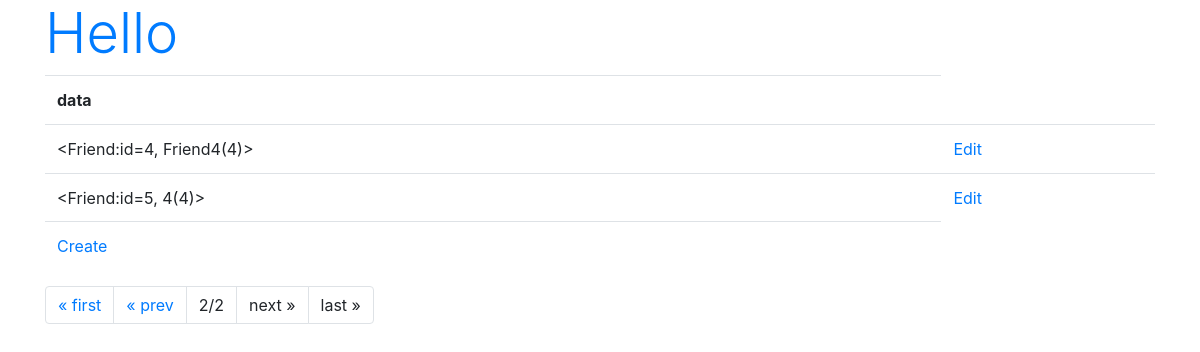
Page /telme/2 on the committed database.
### telme/models.py (models this page shows)
class Friend(models.Model):
    name = models.CharField(max_length=100)
    mail = models.EmailField(max_length=200)
    gender = models.BooleanField()
    age = models.IntegerField(default=0)
    birthday = models.DateField()
    def __str__(self):
        return '<Friend:id=' + str(self.id) + ', ' + \
            self.name + '(' + str(self.age) + ')>'

### telme/views.py (the view)
# urls.py: path('', views.index, name='index'),
def index(request, num=1):
    data = Friend.objects.all()
    page = Paginator(data, 3)
    params = {
        'title': 'Hello',
        'message':'',
        'data': page.get_page(num),
    }
    return render(request, 'telme/index.html', params)

### telme/templates/telme/index.html (shortened to what this page needs)
{% load static %}
<!doctype html>
<html lang="ja">
<head>
    <link rel="stylesheet"
    href="https://stackpath.bootstrapcdn.com/bootstrap/4.3.1/css/bootstrap.min.css"
>
</head>
<body class="container">
    <h1 class="display-4 text-primary">
        {{title}}</h1>
    <table class="table">
        <tr>
            <th>data</th>
        </tr>
    {% for item in data %}
        <tr>
            <td>{{item}}</td>
            <td><a href="{% url 'edit' item.id %}">Edit</a></td>
        <tr>
    {% endfor %}
        <tr>
            <td><a href="{% url 'create' %}">Create</a></td>
    </table>
    <ul class="pagination">
        {% if data.has_previous %}
        <li class="page-item">
            <a class="page-link" href="{% url 'index' %}">
                &laquo; first</a>
        </li>
        <li class="page-item">
            <a class="page-link"
            href="{% url 'index' %}{{data.previous_page_number}}">
                &laquo; prev</a>
        </li>
        {% endif %}
        <li class="page-item">
            <a class="page-link">
            {{data.number}}/{{data.paginator.num_pages}}</a>
        </li>
        {% if data.has_next %}
        <li class="page-item">
            <a class="page-link"
            href="{% url 'index' %}{{data.next_page_number }}">
                next &raquo;</a>
        </li>
        <li class="page-item">
            <a class="page-link"
            href="{% url 'index' %}{{data.paginator.num_pages}}">
                last &raquo;</a>
        </li>
        {% else %}
        <li class="page-item">
            <a class="page-link">
                next &raquo;</a>
        </li>
        <li class="page-item">
            <a class="page-link">
                last &raquo;</a>
        </li>
        {% endif %}
    </ul>
</body>
</html>

### rows in the picture
Friend: id+name+age "<Friend:id=4, Friend4(4)>"
Friend: id+name+age "<Friend:id=5, 4(4)>"

### other values in the picture
{{ title }} "Hello"
{{ data.number }} "2"
{{ data.paginator.num_pages }} "2"
